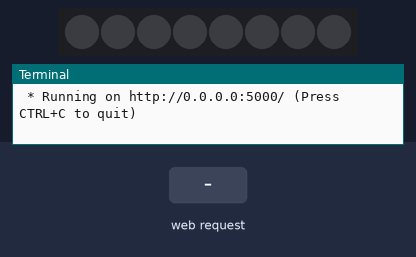
This program was run on a simulated Raspberry Pi (BCM pin numbers) with a Blinkt!. Parts: 8 RGB LEDs in strip order, left to right, the last lines printed to the terminal. The test bench sets the inputs (shaded band). Dim RGB values are drawn brighter than linear; the clock reads 2024-03-15 10:24:30 at power-on unless the program sets it.

Above: at 1.2 s.
1.3 s: HTTP request for /rainbow received
At 3.0 s:
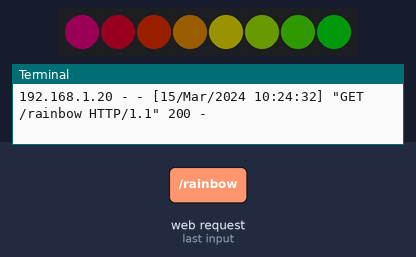
4.3 s: HTTP request for /off received
At 4.9 s:
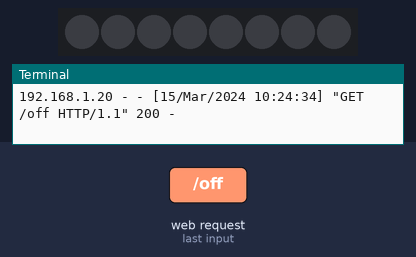
5.8 s: HTTP request for /mwl received
At 7.6 s:
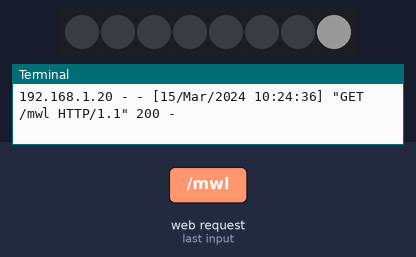
8.8 s: HTTP request for /rainbow received
At 9.9 s:
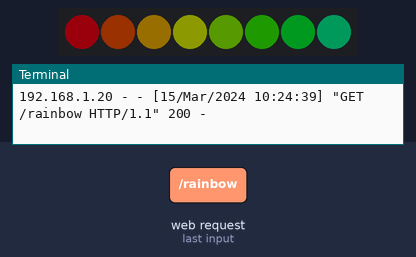
11.8 s: HTTP request for /rainbow received
At 11.81 s:
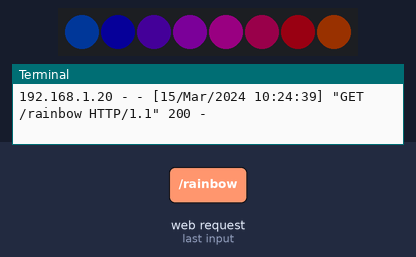
Timing chart, 0 to 14.8 s (numbered marks = the images above; inputs shaded):
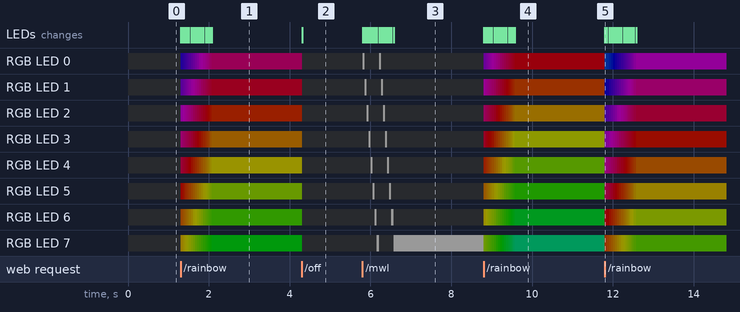

The program:

app.py
```python
from flask import *
from blinkt import set_pixel, set_brightness, show, clear
import colorsys
import time

app = Flask(__name__)

@app.route("/")
def home():
    return render_template('index.html')

@app.route('/off')
def off():
    clear()
    show()
    return render_template('index.html')

@app.route('/mwl')
def mwl():
    t = 2
    while t > 0:
        for i in range(8):
            clear()
            set_pixel(i, 255, 255, 255)
            show()
            time.sleep(0.05)
        t = t - 1
    return render_template('index.html')

@app.route('/rainbow')
def rainbow():
    spacing = 360.0 / 16.0
    hue = 0
    set_brightness(0.1)
    t = 16
    while t > 0:
        hue = int(time.time() * 100) % 360
        for x in range(8):
            offset = x * spacing
            h = ((hue + offset) % 360) / 360.0
            r, g, b = [int(c * 255) for c in colorsys.hsv_to_rgb(h, 1.0, 1.0)]
            set_pixel(x, r, g, b)
        show()
        time.sleep(0.05)
        t = t - 1
    return render_template('index.html')

if __name__ == "__main__":
    app.run(host='0.0.0.0', debug=True)
```

Measured:
- after the input at 1.3 s, the LEDs: first change at once (image 1 shows a later state)
- after the input at 4.3 s, RGB LED 0: RGB(25, 0, 14) → off at once; RGB LED 1: RGB(25, 0, 5) → off at once; RGB LED 2: RGB(25, 5, 0) → off at once; RGB LED 3: RGB(25, 15, 0) → off at once; RGB LED 4: RGB(25, 24, 0) → off at once; the LEDs: change at once (image 2)
- after the input at 5.8 s, RGB LED 0: alternates RGB(25, 25, 25) for 0.05 s and off for 0.36 s, 4 changes in all, then stays off, starting at once; RGB LED 1: alternates RGB(25, 25, 25) for 0.05 s and off for 0.36 s, 4 changes in all, then stays off, starting after 0.05 s
- after the input at 8.8 s, the LEDs: first change at once (image 4 shows a later state)
- after the input at 11.8 s, the LEDs: change at once (image 5)
